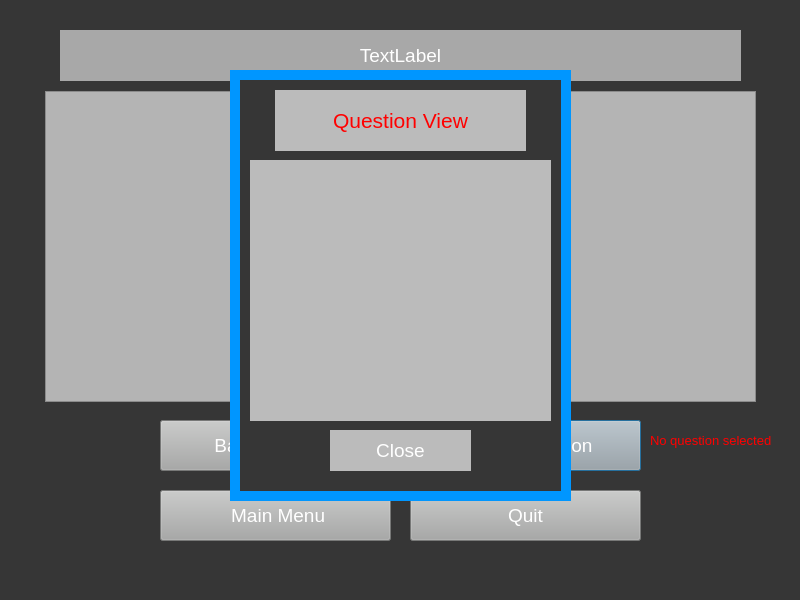
<?xml version="1.0" encoding="UTF-8"?>
<ui version="4.0">
 <class>menu</class>
 <widget class="QDialog" name="menu">
  <property name="geometry">
   <rect>
    <x>0</x>
    <y>0</y>
    <width>800</width>
    <height>600</height>
   </rect>
  </property>
  <property name="palette">
   <palette>
    <active>
     <colorrole role="Button">
      <brush brushstyle="SolidPattern">
       <color alpha="255">
        <red>54</red>
        <green>54</green>
        <blue>54</blue>
       </color>
      </brush>
     </colorrole>
     <colorrole role="Base">
      <brush brushstyle="SolidPattern">
       <color alpha="255">
        <red>54</red>
        <green>54</green>
        <blue>54</blue>
       </color>
      </brush>
     </colorrole>
     <colorrole role="Window">
      <brush brushstyle="SolidPattern">
       <color alpha="255">
        <red>54</red>
        <green>54</green>
        <blue>54</blue>
       </color>
      </brush>
     </colorrole>
    </active>
    <inactive>
     <colorrole role="Button">
      <brush brushstyle="SolidPattern">
       <color alpha="255">
        <red>54</red>
        <green>54</green>
        <blue>54</blue>
       </color>
      </brush>
     </colorrole>
     <colorrole role="Base">
      <brush brushstyle="SolidPattern">
       <color alpha="255">
        <red>54</red>
        <green>54</green>
        <blue>54</blue>
       </color>
      </brush>
     </colorrole>
     <colorrole role="Window">
      <brush brushstyle="SolidPattern">
       <color alpha="255">
        <red>54</red>
        <green>54</green>
        <blue>54</blue>
       </color>
      </brush>
     </colorrole>
    </inactive>
    <disabled>
     <colorrole role="Button">
      <brush brushstyle="SolidPattern">
       <color alpha="255">
        <red>54</red>
        <green>54</green>
        <blue>54</blue>
       </color>
      </brush>
     </colorrole>
     <colorrole role="Base">
      <brush brushstyle="SolidPattern">
       <color alpha="255">
        <red>54</red>
        <green>54</green>
        <blue>54</blue>
       </color>
      </brush>
     </colorrole>
     <colorrole role="Window">
      <brush brushstyle="SolidPattern">
       <color alpha="255">
        <red>54</red>
        <green>54</green>
        <blue>54</blue>
       </color>
      </brush>
     </colorrole>
    </disabled>
   </palette>
  </property>
  <property name="font">
   <font>
    <pointsize>14</pointsize>
   </font>
  </property>
  <property name="windowTitle">
   <string>StudyCS.exe</string>
  </property>
  <property name="styleSheet">
   <string notr="true">background-color: rgb(54, 54, 54);</string>
  </property>
  <widget class="QPushButton" name="questselect">
   <property name="geometry">
    <rect>
     <x>410</x>
     <y>420</y>
     <width>231</width>
     <height>51</height>
    </rect>
   </property>
   <property name="styleSheet">
    <string notr="true">background-color: rgb(167, 168, 167); font-size:14pt; color:rgb(255, 255, 255)</string>
   </property>
   <property name="text">
    <string>Select Question</string>
   </property>
  </widget>
  <widget class="QPushButton" name="backtopics">
   <property name="geometry">
    <rect>
     <x>160</x>
     <y>420</y>
     <width>231</width>
     <height>51</height>
    </rect>
   </property>
   <property name="styleSheet">
    <string notr="true">background-color: rgb(167, 168, 167); font-size:14pt; color:rgb(255, 255, 255)</string>
   </property>
   <property name="text">
    <string>Back to Topics</string>
   </property>
  </widget>
  <widget class="QPushButton" name="quit">
   <property name="geometry">
    <rect>
     <x>410</x>
     <y>490</y>
     <width>231</width>
     <height>51</height>
    </rect>
   </property>
   <property name="styleSheet">
    <string notr="true">background-color: rgb(167, 168, 167); font-size:14pt; color:rgb(255, 255, 255)</string>
   </property>
   <property name="text">
    <string>Quit</string>
   </property>
  </widget>
  <widget class="QPushButton" name="mainmenu">
   <property name="geometry">
    <rect>
     <x>160</x>
     <y>490</y>
     <width>231</width>
     <height>51</height>
    </rect>
   </property>
   <property name="styleSheet">
    <string notr="true">background-color: rgb(167, 168, 167); font-size:14pt; color:rgb(255, 255, 255)</string>
   </property>
   <property name="text">
    <string> Main Menu</string>
   </property>
  </widget>
  <widget class="QLabel" name="title">
   <property name="geometry">
    <rect>
     <x>60</x>
     <y>30</y>
     <width>681</width>
     <height>51</height>
    </rect>
   </property>
   <property name="font">
    <font>
     <pointsize>14</pointsize>
    </font>
   </property>
   <property name="styleSheet">
    <string notr="true">background-color: rgb(168, 168, 168); font-size:14pt; color:rgb(255, 255, 255)</string>
   </property>
   <property name="text">
    <string>TextLabel</string>
   </property>
   <property name="alignment">
    <set>Qt::AlignCenter</set>
   </property>
  </widget>
  <widget class="QListWidget" name="listWidget">
   <property name="geometry">
    <rect>
     <x>45</x>
     <y>91</y>
     <width>711</width>
     <height>311</height>
    </rect>
   </property>
   <property name="font">
    <font>
     <pointsize>12</pointsize>
    </font>
   </property>
   <property name="styleSheet">
    <string notr="true">background-color:rgb(180, 180, 180);</string>
   </property>
   <property name="frameShadow">
    <enum>QFrame::Sunken</enum>
   </property>
   <property name="horizontalScrollBarPolicy">
    <enum>Qt::ScrollBarAlwaysOff</enum>
   </property>
   <property name="isWrapping" stdset="0">
    <bool>false</bool>
   </property>
   <property name="wordWrap">
    <bool>true</bool>
   </property>
  </widget>
  <widget class="QWidget" name="questview" native="true">
   <property name="geometry">
    <rect>
     <x>230</x>
     <y>70</y>
     <width>341</width>
     <height>431</height>
    </rect>
   </property>
   <property name="styleSheet">
    <string notr="true">background-color: rgb(54,54,54); border:10px solid rgb(0, 150, 255)</string>
   </property>
   <widget class="QLabel" name="title1">
    <property name="geometry">
     <rect>
      <x>45</x>
      <y>20</y>
      <width>251</width>
      <height>61</height>
     </rect>
    </property>
    <property name="font">
     <font>
      <pointsize>16</pointsize>
     </font>
    </property>
    <property name="styleSheet">
     <string notr="true">background-color: rgb(187,187,187); border:1px solid rgb(187, 187, 187);font-size:16pt; color:rgb(255, 0, 0)</string>
    </property>
    <property name="text">
     <string>Question View</string>
    </property>
    <property name="alignment">
     <set>Qt::AlignCenter</set>
    </property>
   </widget>
   <widget class="QPushButton" name="cancel">
    <property name="geometry">
     <rect>
      <x>100</x>
      <y>360</y>
      <width>141</width>
      <height>41</height>
     </rect>
    </property>
    <property name="styleSheet">
     <string notr="true">background-color: rgb(187,187,187); border:1px solid rgb(187, 187, 187);font-size:14pt; color:rgb(255, 255, 255)</string>
    </property>
    <property name="text">
     <string>Close</string>
    </property>
   </widget>
   <widget class="QListWidget" name="questinfo">
    <property name="geometry">
     <rect>
      <x>20</x>
      <y>90</y>
      <width>301</width>
      <height>261</height>
     </rect>
    </property>
    <property name="sizePolicy">
     <sizepolicy hsizetype="Expanding" vsizetype="Expanding">
      <horstretch>0</horstretch>
      <verstretch>0</verstretch>
     </sizepolicy>
    </property>
    <property name="contextMenuPolicy">
     <enum>Qt::ActionsContextMenu</enum>
    </property>
    <property name="layoutDirection">
     <enum>Qt::LeftToRight</enum>
    </property>
    <property name="styleSheet">
     <string notr="true">background-color: rgb(187,187,187); border:1px solid rgb(187, 187, 187);font-size:14pt; color:rgb(255, 255, 255)</string>
    </property>
    <property name="frameShape">
     <enum>QFrame::StyledPanel</enum>
    </property>
    <property name="frameShadow">
     <enum>QFrame::Sunken</enum>
    </property>
    <property name="verticalScrollBarPolicy">
     <enum>Qt::ScrollBarAsNeeded</enum>
    </property>
    <property name="horizontalScrollBarPolicy">
     <enum>Qt::ScrollBarAlwaysOff</enum>
    </property>
    <property name="sizeAdjustPolicy">
     <enum>QAbstractScrollArea::AdjustIgnored</enum>
    </property>
    <property name="editTriggers">
     <set>QAbstractItemView::DoubleClicked|QAbstractItemView::EditKeyPressed</set>
    </property>
    <property name="showDropIndicator" stdset="0">
     <bool>true</bool>
    </property>
    <property name="alternatingRowColors">
     <bool>false</bool>
    </property>
    <property name="selectionMode">
     <enum>QAbstractItemView::SingleSelection</enum>
    </property>
    <property name="flow">
     <enum>QListView::TopToBottom</enum>
    </property>
    <property name="isWrapping" stdset="0">
     <bool>false</bool>
    </property>
    <property name="resizeMode">
     <enum>QListView::Fixed</enum>
    </property>
    <property name="layoutMode">
     <enum>QListView::SinglePass</enum>
    </property>
    <property name="viewMode">
     <enum>QListView::ListMode</enum>
    </property>
    <property name="wordWrap">
     <bool>true</bool>
    </property>
   </widget>
  </widget>
  <widget class="QLabel" name="error">
   <property name="geometry">
    <rect>
     <x>650</x>
     <y>420</y>
     <width>141</width>
     <height>41</height>
    </rect>
   </property>
   <property name="font">
    <font>
     <pointsize>10</pointsize>
    </font>
   </property>
   <property name="styleSheet">
    <string notr="true">color:rgb(255, 255, 255); color: rgb(255,0,0)</string>
   </property>
   <property name="text">
    <string>No question selected</string>
   </property>
   <property name="wordWrap">
    <bool>true</bool>
   </property>
  </widget>
 </widget>
 <resources/>
 <connections/>
</ui>
